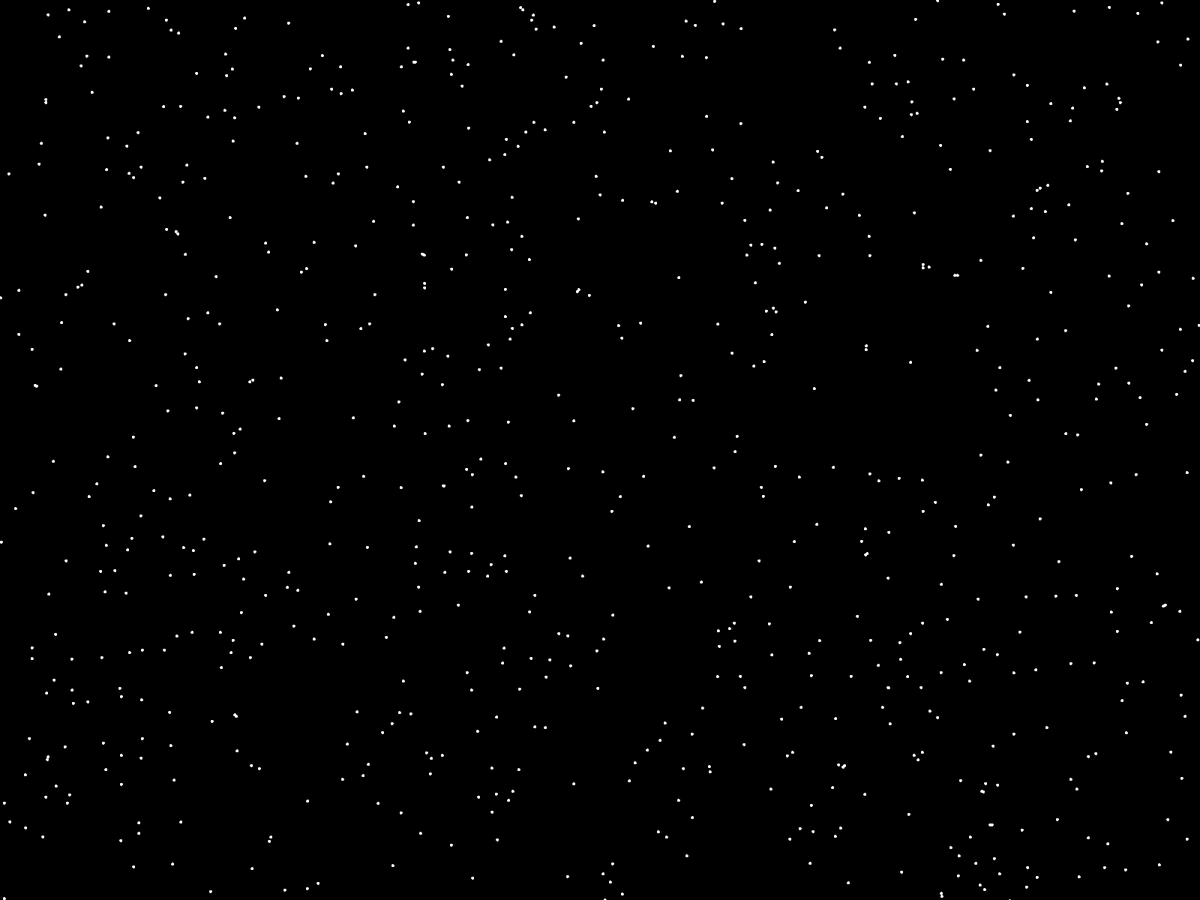
Frame 1 (no input)
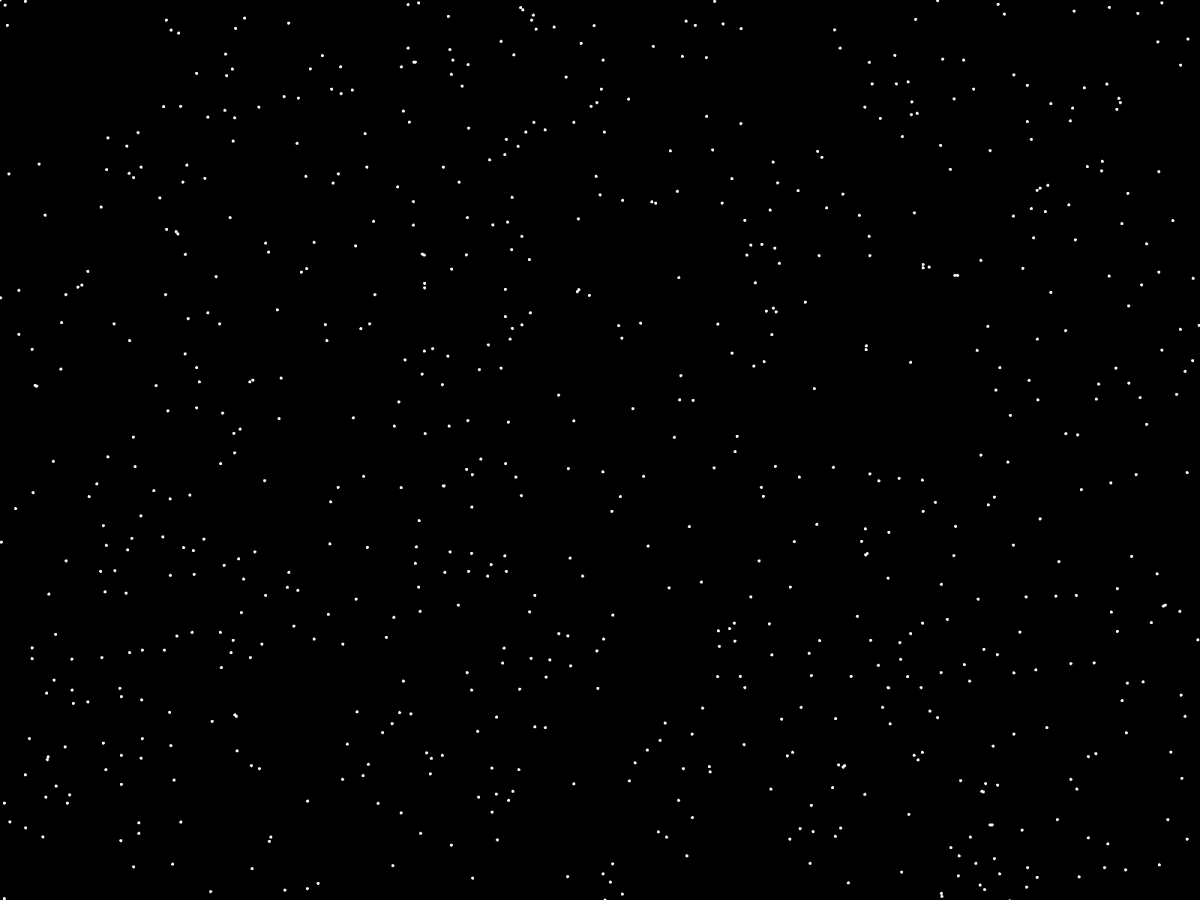
Frame 60 (the mouse pressed at the canvas centre just before this capture)
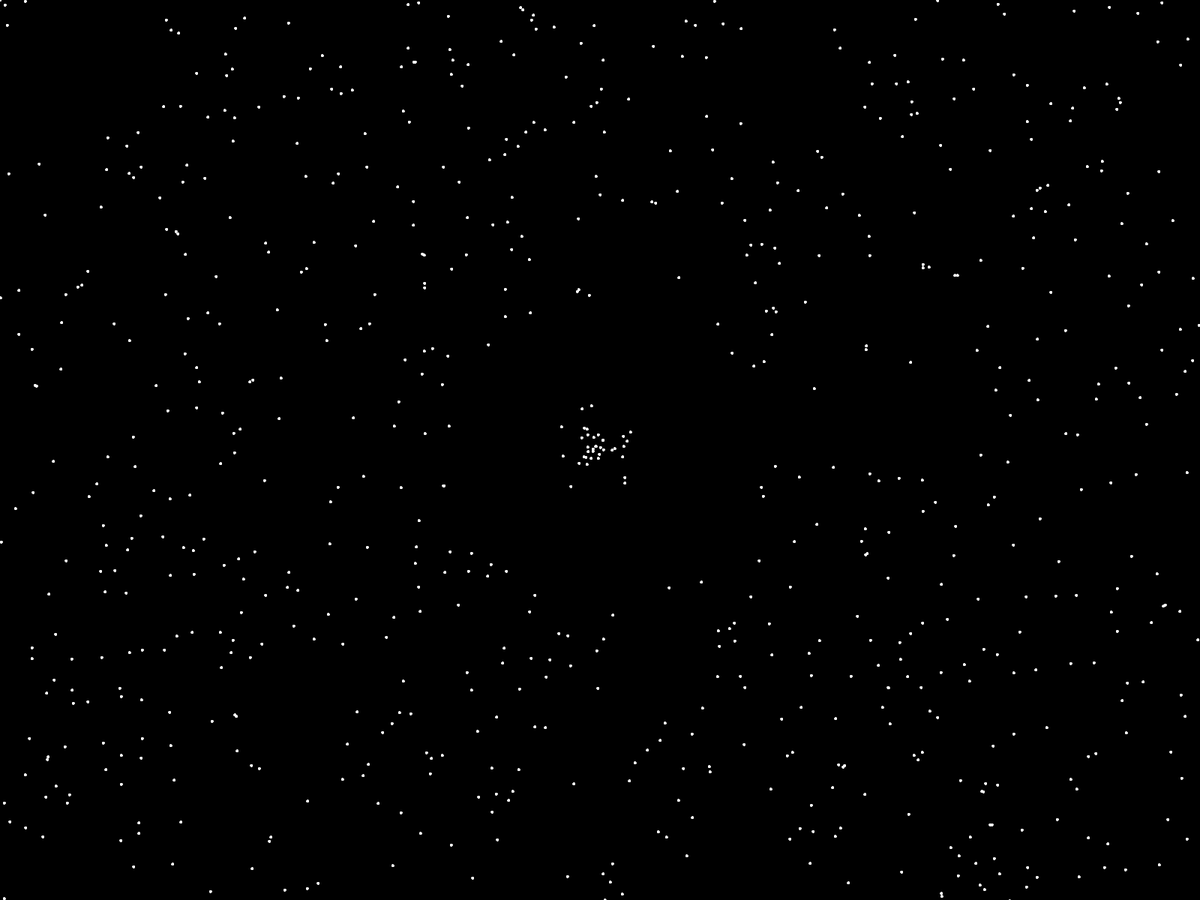
Frame 120 (the mouse held since frame 60 and released just before this capture)

The Processing sketch that drew these frames (run headless with seeded random() and noise(); from frame 60 on, the mouse is pressed at the canvas centre):

// Processing sketch: floor_Prototype_3b
// ── floor_Prototype_3b.pde
//Adopted from Daniel Shiffman https://www.youtube.com/watch?v=7eBLAgT0yUs
//Created by Miya Fordah
//Edited Nov 2nd, 2019

Particle[] particle = new Particle[1000];

void setup() {
  //size(1000, 1000);
  fullScreen();
  for (int i = 0; i < particle.length; i++) {
    particle[i] = new Particle((float)random(width), (float)random(width));
  }
}

void draw() {
  background(0);
  for (int i = 0; i < particle.length; i++) {
    particle[i].update();
    particle[i].display();
  }
}

// ── Particle.pde
class Particle {
  PVector location;
  PVector velocity;
  PVector acceleration;
  float locX;
  float locY;

  Particle( float locX, float locY) {
    this.locX = locX;
    this.locY = locY;
    location = new PVector(locX, locY);
    velocity = new PVector(0, 0);
    acceleration = new PVector(0, 0);
  }

  void update() {
    if (dist(mouseX, mouseY, location.x, location.y)< 200) {
      PVector mouse = new PVector(mouseX, mouseY);
      mouse.sub(location);
      mouse.setMag(0.1);
      acceleration = mouse;

      velocity.add(acceleration);
      location.add(velocity);
      velocity.limit(4);
    }
  }

  void display() {
    stroke(255);
    circle(location.x, location.y, 3);
  }
}
